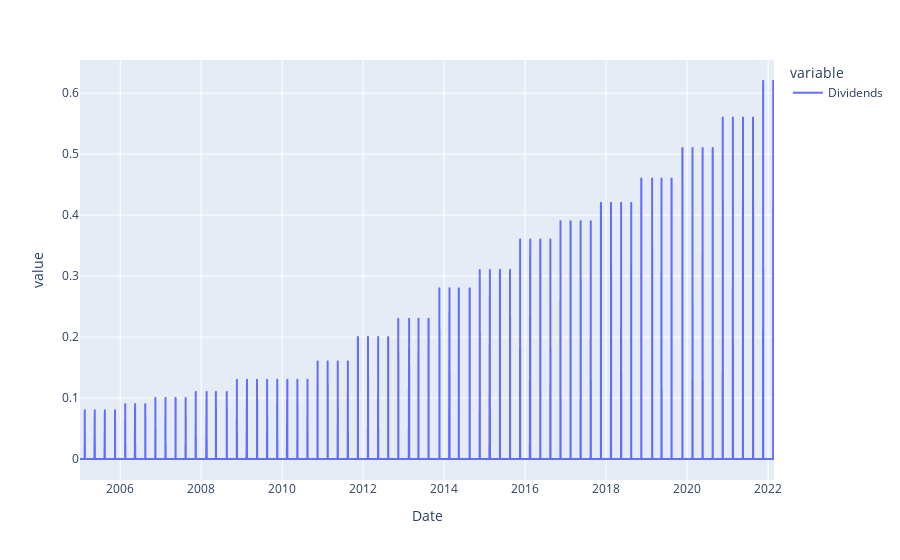

The cell this chart's notebook holds for it:
### Code cell
hist.Dividends.plot()

### Figure 1 — Plotly figure (JSON) as saved in the notebook; plotly's stock layout.template omitted (floating-point values rounded to 4 significant figures; data arrays with more than 128 entries replaced by an {"elided": "..."} marker saying what was removed)
{"data": [{"hovertemplate": "variable=Dividends<br>Date=%{x}<br>value=%{y}<extra></extra>", "legendgroup": "Dividends", "line": {"color": "#636efa", "dash": "solid"}, "marker": {"symbol": "circle"}, "mode": "lines", "name": "Dividends", "showlegend": true, "type": "scattergl", "x": {"elided": "4316 str values"}, "xaxis": "x", "y": {"elided": "4316 float values"}, "yaxis": "y"}], "layout": {"legend": {"title": {"text": "variable"}, "tracegroupgap": 0}, "margin": {"t": 60}, "xaxis": {"anchor": "y", "domain": [0, 1], "title": {"text": "Date"}}, "yaxis": {"anchor": "x", "domain": [0, 1], "title": {"text": "value"}}}}
